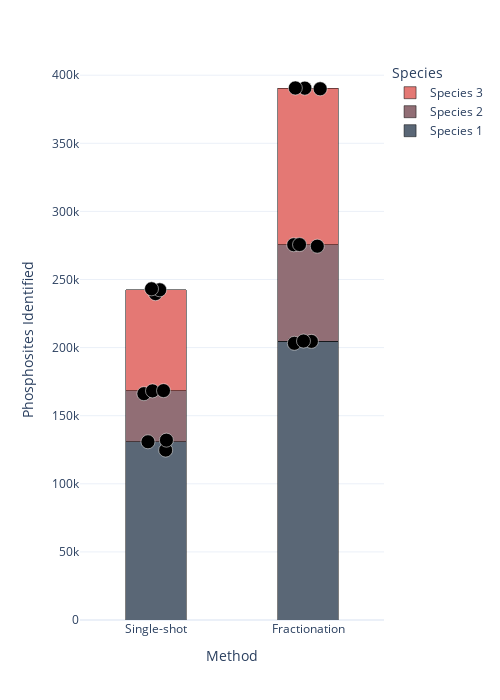

The notebook cell this image was saved under:
### Markdown cell above
# Figure 2G

### Code cell
import plotly.graph_objects as go
import numpy as np
single_shot_reps = nums_ss_prec
fractionation_reps = nums_frac_prec

species = ['Species 1', 'Species 2', 'Species 3']
colors = ['#5a6776', '#916e75', '#e47874']


single_medians = [np.median(reps) for reps in single_shot_reps]
fract_medians = [np.median(reps) for reps in fractionation_reps]

strip_data = []
cum_single = np.cumsum([0] + single_medians[:-1])
cum_fract = np.cumsum([0] + fract_medians[:-1])

for i in range(len(species)):
    for rep_s, rep_f in zip(single_shot_reps[i], fractionation_reps[i]):
        strip_data.append({'Method': 'Single-shot', 'Value': cum_single[i] + rep_s})
        strip_data.append({'Method': 'Fractionation', 'Value': cum_fract[i] + rep_f})

strip_df = pd.DataFrame(strip_data)

fig = px.strip(strip_df, y='Value', x='Method')
fig.update_traces(jitter=0.5, marker=dict(size=14, color='black', 
                  line=dict(width=0.5, color='white')))

# Add stacked bars
for i, (sp, color) in enumerate(zip(species, colors)):
    fig.add_trace(go.Bar(
        y=[single_medians[i]], 
        x=['Single-shot'], 
        width=0.4, 
        marker_line_color='black', 
        marker_color=color,
        name=sp
    ))
    fig.add_trace(go.Bar(
        y=[fract_medians[i]], 
        x=['Fractionation'], 
        width=0.4, 
        marker_line_color='black', 
        marker_color=color,
        showlegend=False
    ))

fig.update_layout(
    width=500, 
    height=700, 
    template='plotly_white', 
    barmode='stack',
    xaxis_title='Method',
    yaxis_title='Phosphosites Identified',
    legend_title='Species'
)
#fig.write_image(r'D:\Projects\SPEC\figs_raw\Figure_2d.pdf', width = 500, height = 700)

### Figure 1 — Plotly figure (JSON) as saved in the notebook; plotly's stock layout.template omitted (floating-point values rounded to 4 significant figures)
{"data": [{"alignmentgroup": "True", "boxpoints": "all", "fillcolor": "rgba(255,255,255,0)", "hoveron": "points", "hovertemplate": "Method=%{x}<br>Value=%{y}<extra></extra>", "jitter": 0.5, "legendgroup": "", "line": {"color": "rgba(255,255,255,0)"}, "marker": {"color": "black", "line": {"color": "white", "width": 0.5}, "size": 14}, "name": "", "offsetgroup": "", "orientation": "v", "pointpos": 0, "showlegend": false, "type": "box", "x": ["Single-shot", "Fractionation", "Single-shot", "Fractionation", "Single-shot", "Fractionation", "Single-shot", "Fractionation", "Single-shot", "Fractionation", "Single-shot", "Fractionation", "Single-shot", "Fractionation", "Single-shot", "Fractionation", "Single-shot", "Fractionation"], "x0": " ", "xaxis": "x", "y": [132000.0, 203200.0, 130800.0, 204800.0, 124800.0, 204600.0, 168400.0, 274500.0, 168200.0, 275600.0, 166200.0, 275500.0, 243100.0, 390000.0, 242400.0, 390500.0, 239600.0, 390600.0], "y0": " ", "yaxis": "y"}, {"marker": {"color": "#5a6776", "line": {"color": "black"}}, "name": "Species 1", "type": "bar", "width": 0.4, "x": ["Single-shot"], "y": [130847]}, {"marker": {"color": "#5a6776", "line": {"color": "black"}}, "showlegend": false, "type": "bar", "width": 0.4, "x": ["Fractionation"], "y": [204557]}, {"marker": {"color": "#916e75", "line": {"color": "black"}}, "name": "Species 2", "type": "bar", "width": 0.4, "x": ["Single-shot"], "y": [37378]}, {"marker": {"color": "#916e75", "line": {"color": "black"}}, "showlegend": false, "type": "bar", "width": 0.4, "x": ["Fractionation"], "y": [70953]}, {"marker": {"color": "#e47874", "line": {"color": "black"}}, "name": "Species 3", "type": "bar", "width": 0.4, "x": ["Single-shot"], "y": [74194]}, {"marker": {"color": "#e47874", "line": {"color": "black"}}, "showlegend": false, "type": "bar", "width": 0.4, "x": ["Fractionation"], "y": [114980]}], "layout": {"barmode": "stack", "boxmode": "group", "height": 700, "legend": {"title": {"text": "Species"}, "tracegroupgap": 0}, "margin": {"t": 60}, "width": 500, "xaxis": {"anchor": "y", "domain": [0, 1], "title": {"text": "Method"}}, "yaxis": {"anchor": "x", "domain": [0, 1], "title": {"text": "Phosphosites Identified"}}}}
